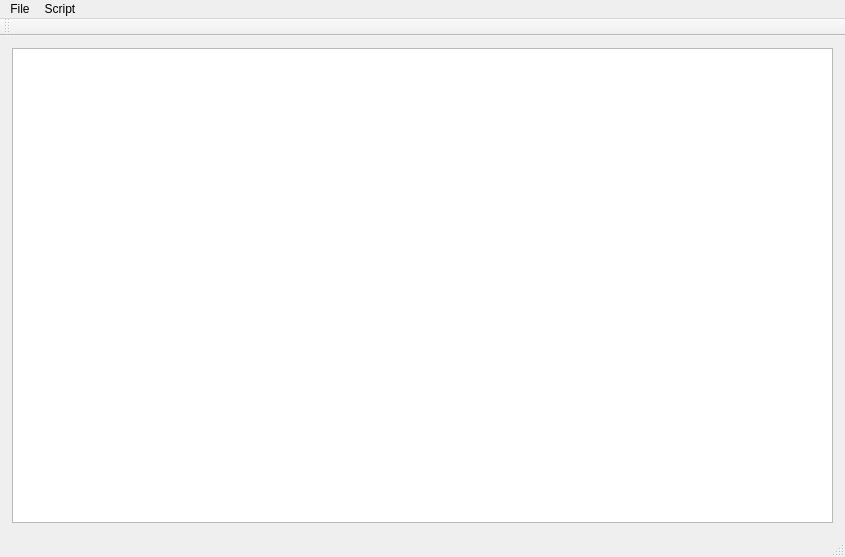
<?xml version="1.0" encoding="UTF-8"?>
<ui version="4.0">
 <class>MainWindow</class>
 <widget class="QMainWindow" name="MainWindow">
  <property name="geometry">
   <rect>
    <x>0</x>
    <y>0</y>
    <width>845</width>
    <height>557</height>
   </rect>
  </property>
  <property name="windowTitle">
   <string>FFmpeg Editor</string>
  </property>
  <widget class="QWidget" name="centralWidget">
   <layout class="QGridLayout" name="gridLayout">
    <item row="0" column="0">
     <layout class="QGridLayout" name="gridLayout_2">
      <property name="sizeConstraint">
       <enum>QLayout::SetNoConstraint</enum>
      </property>
      <property name="leftMargin">
       <number>1</number>
      </property>
      <property name="topMargin">
       <number>1</number>
      </property>
      <property name="rightMargin">
       <number>1</number>
      </property>
      <property name="bottomMargin">
       <number>1</number>
      </property>
      <item row="0" column="0">
       <widget class="QPlainTextEdit" name="plainTextEdit"/>
      </item>
     </layout>
    </item>
   </layout>
  </widget>
  <widget class="QMenuBar" name="menuBar">
   <property name="geometry">
    <rect>
     <x>0</x>
     <y>0</y>
     <width>845</width>
     <height>21</height>
    </rect>
   </property>
   <widget class="QMenu" name="menuFile">
    <property name="title">
     <string>File</string>
    </property>
    <addaction name="actionNew_script"/>
    <addaction name="actionSave_script"/>
    <addaction name="actionOpen_script"/>
    <addaction name="separator"/>
    <addaction name="actionExit"/>
   </widget>
   <widget class="QMenu" name="menuScript">
    <property name="title">
     <string>Script</string>
    </property>
    <addaction name="actionPreview"/>
   </widget>
   <addaction name="menuFile"/>
   <addaction name="menuScript"/>
  </widget>
  <widget class="QToolBar" name="mainToolBar">
   <attribute name="toolBarArea">
    <enum>TopToolBarArea</enum>
   </attribute>
   <attribute name="toolBarBreak">
    <bool>false</bool>
   </attribute>
  </widget>
  <widget class="QStatusBar" name="statusBar"/>
  <action name="actionOpen_script">
   <property name="text">
    <string>Open script</string>
   </property>
  </action>
  <action name="actionNew_script">
   <property name="text">
    <string>New script</string>
   </property>
  </action>
  <action name="actionExit">
   <property name="text">
    <string>Exit</string>
   </property>
  </action>
  <action name="actionSave_script">
   <property name="text">
    <string>Save script</string>
   </property>
  </action>
  <action name="actionPreview">
   <property name="text">
    <string>Preview</string>
   </property>
  </action>
 </widget>
 <layoutdefault spacing="6" margin="11"/>
 <resources/>
 <connections>
  <connection>
   <sender>actionExit</sender>
   <signal>triggered()</signal>
   <receiver>MainWindow</receiver>
   <slot>close()</slot>
   <hints>
    <hint type="sourcelabel">
     <x>-1</x>
     <y>-1</y>
    </hint>
    <hint type="destinationlabel">
     <x>199</x>
     <y>149</y>
    </hint>
   </hints>
  </connection>
 </connections>
</ui>
